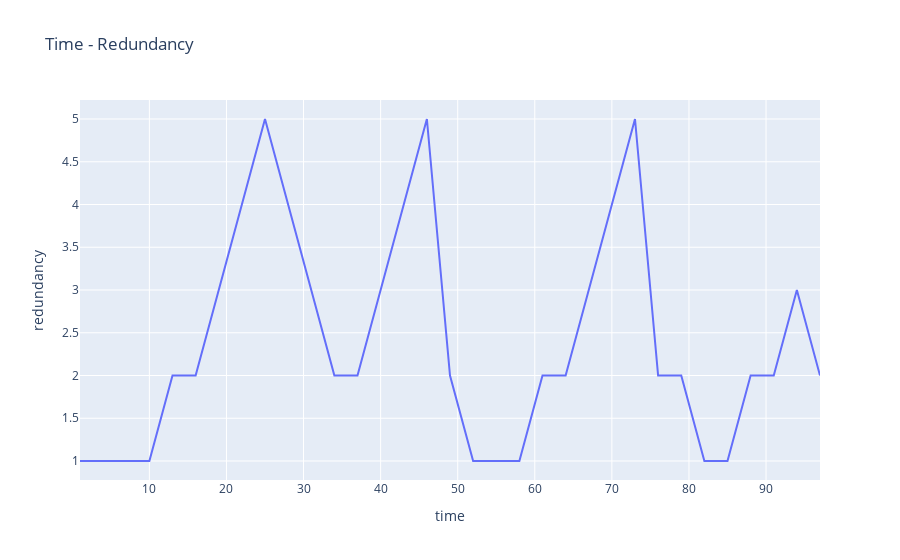
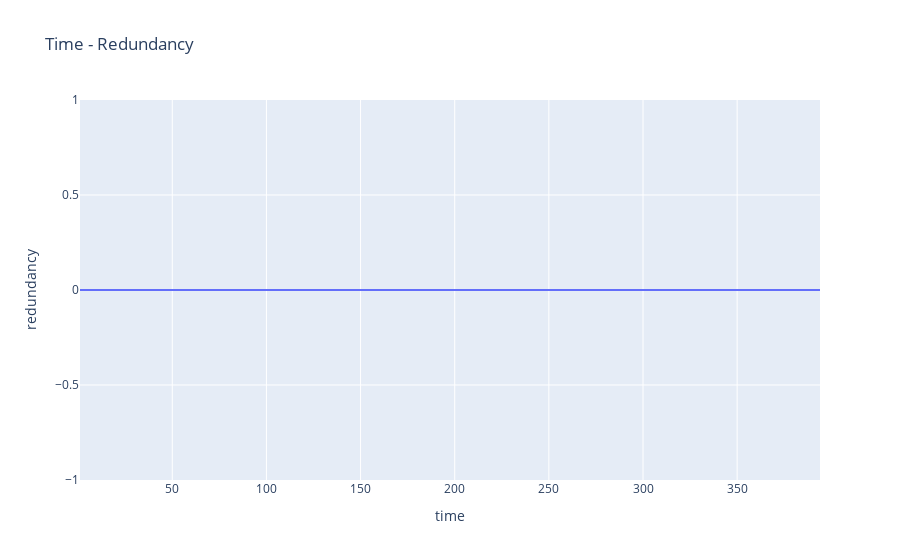

Write notebook code for charts like these, in order.
### Code cell
# dfs = {"df1" : df, "df2": df2}
# fig = go.Figure()
# for i in dfs:
#     fig = fig.add_trace(go.Scatter(x = dfs[i]["time"],
#                                    y = dfs[i]["redundancy"], 
#                                    name = i))
# fig.show()
fig = px.line(df.query("type=='send'"), x="time", y="redundancy", title='Time - Redundancy')
fig.show()
fig = px.line(df2.query("type=='send'"), x="time", y="redundancy", title='Time - Redundancy')
fig.show()

### Figure 1 — Plotly figure (JSON) as saved in the notebook; plotly's stock layout.template omitted (floating-point values rounded to 4 significant figures)
{"data": [{"hovertemplate": "time=%{x}<br>redundancy=%{y}<extra></extra>", "legendgroup": "", "line": {"color": "#636efa", "dash": "solid"}, "marker": {"symbol": "circle"}, "mode": "lines", "name": "", "orientation": "v", "showlegend": false, "type": "scatter", "x": [1, 4, 7, 10, 13, 16, 19, 22, 25, 28, 31, 34, 37, 40, 43, 46, 49, 52, 55, 58, 61, 64, 67, 70, 73, 76, 79, 82, 85, 88, 91, 94, 97], "xaxis": "x", "y": [1, 1, 1, 1, 2, 2, 3, 4, 5, 4, 3, 2, 2, 3, 4, 5, 2, 1, 1, 1, 2, 2, 3, 4, 5, 2, 2, 1, 1, 2, 2, 3, 2], "yaxis": "y"}], "layout": {"autosize": true, "legend": {"tracegroupgap": 0}, "title": {"text": "Time - Redundancy"}, "xaxis": {"anchor": "y", "autorange": true, "domain": [0, 1], "range": [1, 97], "title": {"text": "time"}, "type": "linear"}, "yaxis": {"anchor": "x", "autorange": true, "domain": [0, 1], "range": [0.7778, 5.222], "title": {"text": "redundancy"}, "type": "linear"}}}

### Figure 2 — Plotly figure (JSON) as saved in the notebook; plotly's stock layout.template omitted (floating-point values rounded to 4 significant figures; data arrays with more than 128 entries replaced by an {"elided": "..."} marker saying what was removed)
{"data": [{"hovertemplate": "time=%{x}<br>redundancy=%{y}<extra></extra>", "legendgroup": "", "line": {"color": "#636efa", "dash": "solid"}, "marker": {"symbol": "circle"}, "mode": "lines", "name": "", "orientation": "v", "showlegend": false, "type": "scatter", "x": {"elided": "132 int values"}, "xaxis": "x", "y": {"elided": "132 int values"}, "yaxis": "y"}], "layout": {"autosize": true, "legend": {"tracegroupgap": 0}, "title": {"text": "Time - Redundancy"}, "xaxis": {"anchor": "y", "autorange": true, "domain": [0, 1], "range": [1, 394], "title": {"text": "time"}, "type": "linear"}, "yaxis": {"anchor": "x", "autorange": true, "domain": [0, 1], "range": [-1, 1], "title": {"text": "redundancy"}, "type": "linear"}}}
